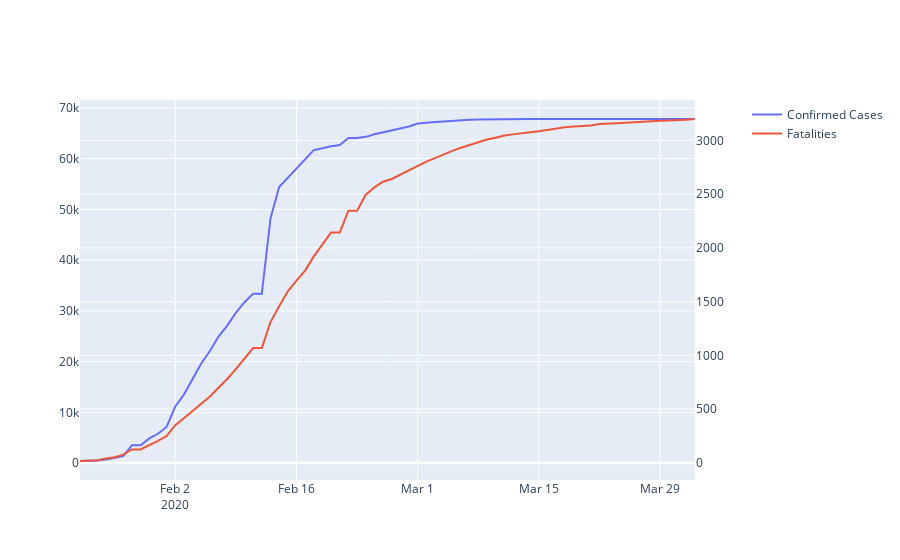

The code cell stored with this chart in its notebook:
### Code cell
fig = go.Figure()
fig = make_subplots(specs=[[{"secondary_y": True}]])
fig.add_trace(go.Scatter(x=train_use['Date'], y=train_use['ConfirmedCases'],
                    mode='lines',
                    name='Confirmed Cases'))
fig.add_trace(go.Scatter(x=train_use['Date'], y=train_use['Fatalities'],
                    mode='lines',
                    name='Fatalities'),
             secondary_y=True)
fig.show()
